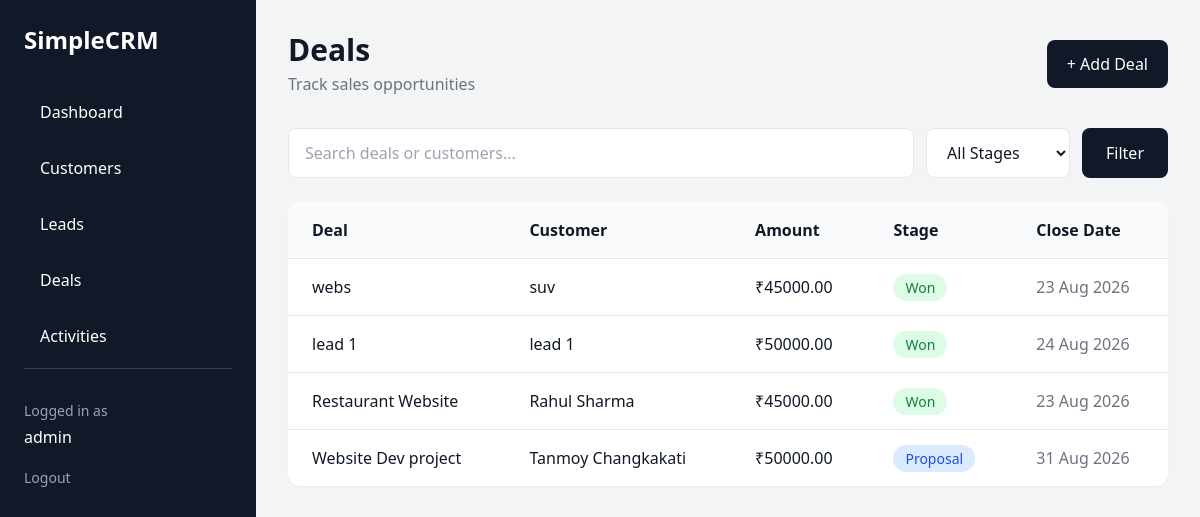
The page /deals/ (signed in) on the database its author committed.
### crm/models.py (models this page shows, shortened)
class Deal(models.Model):
    STAGE_CHOICES = [
        ("proposal", "Proposal"),
        ("negotiation", "Negotiation"),
        ("won", "Won"),
        ("lost", "Lost"),
    ]
    name = models.CharField(max_length=150)
    customer = models.ForeignKey(
        Customer,
        on_delete=models.CASCADE,
        related_name="deals"
    )
    amount = models.DecimalField(
        max_digits=12,
        decimal_places=2
    )
    stage = models.CharField(
        max_length=20,
        choices=STAGE_CHOICES,
        default="proposal"
    )
    owner = models.ForeignKey(
    User,
    on_delete=models.SET_NULL,
    null=True,
    blank=True,
    related_name="deals",
    )
    expected_close_date = models.DateField(
        null=True,
        blank=True
    )
    created_at = models.DateTimeField(auto_now_add=True)

class Customer(models.Model):
    STATUS_CHOICES = [
        ("active", "Active"),
        ("inactive", "Inactive"),
    ]
    name = models.CharField(max_length=150)
    email = models.EmailField(blank=True)
    phone = models.CharField(max_length=30, blank=True)
    company = models.CharField(max_length=150, blank=True)
    notes = models.TextField(blank=True)
    status = models.CharField(
        max_length=20,
        choices=STATUS_CHOICES,
        default="active"
    )
    owner = models.ForeignKey(
    User,
    on_delete=models.SET_NULL,
    null=True,
    blank=True,
    related_name="customers",
    )
    created_at = models.DateTimeField(auto_now_add=True)
    updated_at = models.DateTimeField(auto_now=True)

### crm/views.py (the view)
@login_required
def deal_list(request):
    if is_manager_or_admin(request.user):
        deals = Deal.objects.select_related("customer").all()
    else:
        deals = Deal.objects.select_related("customer").filter(
            owner=request.user
        )
    search = request.GET.get("search", "")
    stage = request.GET.get("stage", "")
    if search:
        deals = deals.filter(
            name__icontains=search
        ) | deals.filter(
            customer__name__icontains=search
        )
    if stage:
        deals = deals.filter(stage=stage)
    deals = deals.order_by("-created_at")
    return render(
        request,
        "crm/deals/list.html",
        {
            "deals": deals,
            "search": search,
            "stage": stage,
        }
    )

### crm/views.py (called while the page is built)
def is_manager_or_admin(user):
    return user.is_superuser or user.is_staff

### crm/templates/crm/deals/list.html (shortened to what this page needs)
{% extends "crm/base.html" %}
{% block content %}
<div class="flex justify-between items-center mb-8">
    <div>
        <h2 class="text-3xl font-bold">
            Deals
        </h2>
        <p class="text-gray-500 mt-1">
            Track sales opportunities
        </p>
    </div>
    <a
        href="{% url 'deal_create' %}"
        class="bg-gray-900 text-white px-5 py-3 rounded-lg"
    >
        + Add Deal
    </a>
</div>
<form method="GET" class="mb-6">
    <div class="flex gap-3">
        <input
            type="text"
            name="search"
            value="{{ search }}"
            placeholder="Search deals or customers..."
            class="flex-1 border rounded-lg px-4 py-3 bg-white"
        >
        <select
            name="stage"
            class="border rounded-lg px-4 py-3 bg-white"
        >
            <option value="">
                All Stages
            </option>
        </select>
        <button
            class="bg-gray-900 text-white px-6 rounded-lg"
        >
            Filter
        </button>
    </div>
</form>
<div class="bg-white rounded-xl shadow-sm overflow-hidden">
    <table class="w-full">
        <thead class="bg-gray-50 border-b">
            <tr>
                <th class="text-left px-6 py-4">
                    Deal
                </th>
                <th class="text-left px-6 py-4">
                    Customer
                </th>
                <th class="text-left px-6 py-4">
                    Amount
                </th>
                <th class="text-left px-6 py-4">
                    Stage
                </th>
                <th class="text-left px-6 py-4">
                    Close Date
                </th>
            </tr>
        </thead>
        <tbody class="divide-y">
            {% for deal in deals %}
            <tr class="hover:bg-gray-50">
                <td class="px-6 py-4">
                    <a
                        href="{% url 'deal_detail' deal.pk %}"
                        class="font-medium hover:underline"
                    >
                        {{ deal.name }}
                    </a>
                </td>
                <td class="px-6 py-4">
                    {{ deal.customer.name }}
                </td>
                <td class="px-6 py-4 font-medium">
                    ₹{{ deal.amount }}
                </td>
                <td class="px-6 py-4">
                    {% if deal.stage == "won" %}
                        <span class="bg-green-100 text-green-700 px-3 py-1 rounded-full text-sm">
                            Won
                        </span>
                    {% elif deal.stage == "lost" %}
                        <span class="bg-red-100 text-red-700 px-3 py-1 rounded-full text-sm">
                            Lost
                        </span>
                    {% elif deal.stage == "negotiation" %}
                        <span class="bg-yellow-100 text-yellow-700 px-3 py-1 rounded-full text-sm">
                            Negotiation
                        </span>
                    {% else %}
                        <span class="bg-blue-100 text-blue-700 px-3 py-1 rounded-full text-sm">
                            Proposal
                        </span>
                    {% endif %}
                </td>
                <td class="px-6 py-4 text-gray-500">
                    {% if deal.expected_close_date %}
                        {{ deal.expected_close_date|date:"d M Y" }}
                    {% else %}
                        -
                    {% endif %}
                </td>
            </tr>
            {% endfor %}
        </tbody>
    </table>
</div>
{% endblock %}

### crm/templates/crm/base.html (shortened to what this page needs)
<!DOCTYPE html>
<html lang="en">
<head>
    <script src="https://cdn.tailwindcss.com"></script>
</head>
<body class="bg-gray-100 text-gray-900">
    <div class="flex min-h-screen">
        <aside class="w-64 bg-gray-900 text-white p-6">
            <h1 class="text-2xl font-bold mb-8">
                SimpleCRM
            </h1>
            <nav class="space-y-2">
                <a href="{% url 'dashboard' %}"
                   class="block px-4 py-3 rounded-lg hover:bg-gray-800">
                    Dashboard
                </a>
                <a href="{% url 'customer_list' %}"
                    class="block px-4 py-3 rounded-lg hover:bg-gray-800">
                        Customers
                </a>
                <a
    href="{% url 'lead_list' %}"
    class="block px-4 py-3 rounded-lg hover:bg-gray-800"
>
    Leads
</a>
                <a
    href="{% url 'deal_list' %}"
    class="block px-4 py-3 rounded-lg hover:bg-gray-800"
>
    Deals
</a>
                <a
    href="{% url 'activity_list' %}"
    class="block px-4 py-3 rounded-lg hover:bg-gray-800"
>
    Activities
</a>
<div class="mt-auto pt-8 border-t border-gray-700">
    <p class="text-sm text-gray-400">
        Logged in as
    </p>
    <p class="font-medium mt-1">
        {{ request.user.username }}
    </p>
    <form
        method="POST"
        action="{% url 'logout' %}"
        class="mt-4"
    >
        <button
            type="submit"
            class="text-sm text-gray-400 hover:text-white"
        >
            Logout
        </button>
    </form>
</div>
            </nav>
        </aside>
        <main class="flex-1 p-8">
            {% block content %}
            {% endblock %}
        </main>
    </div>
</body>
</html>

### rows shown on the page
Deal: name "webs", customer.name "suv", amount "45000.00", stage "Won", expected_close_date "23 Aug 2026"
Deal: name "lead 1", customer.name "lead 1", amount "50000.00", stage "Won", expected_close_date "24 Aug 2026"
Deal: name "Restaurant Website", customer.name "Rahul Sharma", amount "45000.00", stage "Won", expected_close_date "23 Aug 2026"
Deal: name "Website Dev project", customer.name "Tanmoy Changkakati", amount "50000.00", stage "Proposal", expected_close_date "31 Aug 2026"

### other values the page prints
{{ request.user.username }} "admin"
